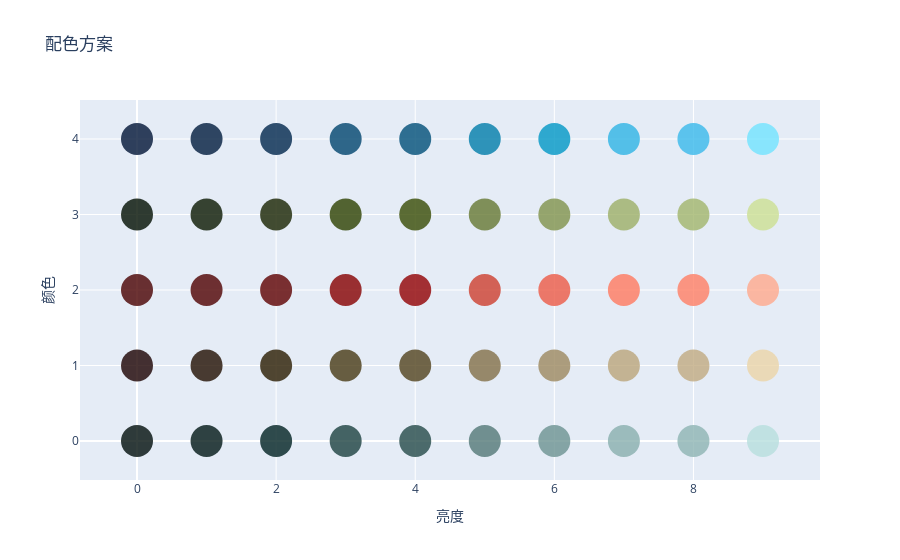

The notebook cell saved with this chart:
### Code cell
import plotly.graph_objects as go

fig = go.Figure(data=go.Scatter(
    x=df_plan['cluster3'],
    y=df_plan['cluster2'],
    mode='markers',
    marker=dict(
        size=32,
        color=df_plan.apply(lambda row: f'rgb({row["R"]},{row["G"]},{row["B"]})', axis=1),
        opacity=0.8
    ),
    text=df_plan.apply(lambda row: f'R: {row["R"]}, G: {row["G"]}, B: {row["B"]}', axis=1)
))

fig.update_layout(
    title='配色方案',
    xaxis=dict(title='亮度'),
    yaxis=dict(title='颜色'),
    showlegend=False
)

fig.show()
